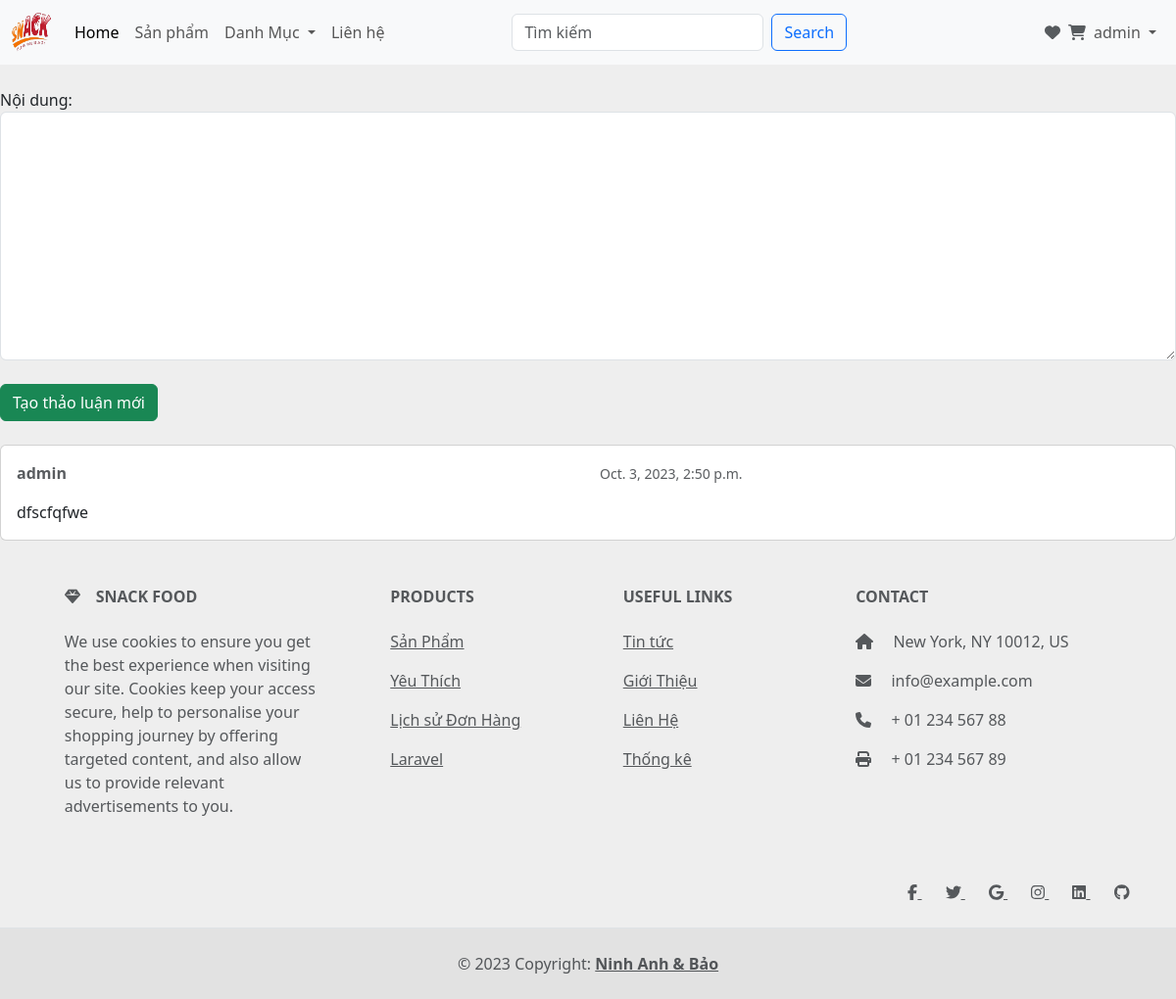
Page /Tintuc/1/chude/1/thaoluan/ (signed in) on the committed database.
### blog/models.py (models this page shows, shortened)
class Thaoluan(models.Model):
    nd = models.TextField(max_length=5000)
    ngay_tao = models.DateTimeField(auto_now_add=True)
    ngay_capnhat = models.DateTimeField(null=True)
    chu_de = models.ForeignKey(Chude, related_name= 'cac_thaoluan', on_delete=models.CASCADE)
    tao_boi = models.ForeignKey(User, related_name='tao_thaoluan', on_delete=models.CASCADE)
    thanhvien_capnhat = models.ForeignKey(User, related_name='capnhat_boi', null=True , on_delete=models.CASCADE)

### blog/views.py (the view)
# urls.py: path('Tintuc/<int:ddpk>/chude/<int:cdpk>/thaoluan/',views.tao_thaoluan_moi, name= 'tao_thaoluan_moi'),
@login_required
def tao_thaoluan_moi(req, ddpk, cdpk):
  cd = get_object_or_404(Chude, pk=cdpk)
  if req.method == 'POST':
    form = BieuMau_TaoMoi_ThaoLuan(req.POST)
    if form.is_valid():
      tl = form.save(commit=False)
      tl.chu_de = cd
      tl.tao_boi = req.user
      tl.save()
      return redirect('chude_thaoluan', ddpk=ddpk, cdpk=cdpk)
  else:
    form = BieuMau_TaoMoi_ThaoLuan()
  return render(req, 'thaoluan_moi.html', {'cd': cd, 'form': form})

### blog/form.py
class BieuMau_TaoMoi_ThaoLuan(forms.ModelForm):
    def __init__(self, *args, **kwargs):
        super(BieuMau_TaoMoi_ThaoLuan, self).__init__(*args, **kwargs)
        self.fields['nd'].label = "Nội dung"
    class Meta:
        model = Thaoluan
        fields = ['nd']

### app/templatetags/form_tags.py (called while the page is built)
@register.filter
def input_class(bound_field):
  css_class = ''
  if bound_field.form.is_bound:
    if bound_field.errors:
      css_class = 'is-invalid'
    elif field_type(bound_field) != 'PasswordInput':
      css_class = 'is-valid'
  return 'form-control {}'.format(css_class)

### templates/thaoluan_moi.html (shortened to what this page needs)
{% extends 'master.html' %}
{% block blogs %}
  <form method="post" class="mb-4">
    {% include 'includes/form.html' %}
    <button type="submit" class="btn btn-success">Tạo thảo luận mới</button>
  </form>
  {% for tl in cd.cac_thaoluan.all %}
    <div class="card mb-2">
      <div class="card-body p-3">
        <div class="row mb-3">
          <div class="col-6">
            <strong class="text-muted">{{ tl.tao_boi.username }}</strong>
          </div>
          <div class="col-6 text-right">
            <small class="text-muted">{{ tl.ngay_capnhat }}</small>
          </div>
        </div>
        {{ tl.nd }}
      </div>
    </div>
  {% endfor %}
{% endblock blogs %}

### templates/master.html (shortened to what this page needs)
{% load static %}
<!DOCTYPE html>
<html lang="en">
<head>
    <link href="https://cdn.jsdelivr.net/npm/bootstrap@5.3.2/dist/css/bootstrap.min.css" rel="stylesheet">
    <link  href="{% static 'app/css/all.min.css'%}" rel="stylesheet">
    <link  href="{% static 'app/css/owl.carousel.min.css' %}" rel="stylesheet">
</head>
<body style="background-color: #eee;">
  <nav class="navbar navbar-expand-lg bg-body-tertiary">
      <div class="container-fluid">
          <a class="navbar-brand" href="{% url "home" %}">
              <img src="{% static 'app/img/logo2.png' %}", width=40, height=40 />
          </a>
        <div class="collapse navbar-collapse" id="navbarSupportedContent">
          <ul class="navbar-nav me-auto mb-2 mb-lg-0">
            <li class="nav-item">
              <a class="nav-link active" aria-current="page" href="{% url "home" %}">Home</a>
            </li>
            <li class="nav-item">
              <a class="nav-link" href="{% url "product" %}">Sản phẩm</a>
            </li>
            <li class="nav-item dropdown">
              <a class="nav-link dropdown-toggle" href="#" role="button" data-bs-toggle="dropdown" aria-expanded="false">
                Danh Mục
              </a>
            </li>
            <li class="nav-item">
              <a class="nav-link " href="{% url "contact" %}">Liên hệ</a>
            </li>
          </ul>
          <form class="d-flex" role="search" method = POST action = "{% url 'search' %}">
              <input class="form-control me-2" type="search" placeholder="Tìm kiếm" aria-label="Search" name= "searched">
              <button class="btn btn-outline-primary" type="submit" style="margin-right: 80px">Search</button>
          </form>
        </div>
        {% if user.is_authenticated %}
        <div class="navbar-collapse collapse justify-content-end" id="mainMenu" style="">
          <ul class="navbar-nav ">
            <div class="d-flex justify-content-between align-items-center">
              <a href="{% url "yeuthich" %}"><i class="fa fa-heart text-muted" style="margin-right:8px"></a></i>
              <a href="{% url "cart" %}"><i class="fa fa-shopping-cart text-muted"></a></i>
            </div>
            <li class="nav-item dropdown">
              <a class="nav-link dropdown-toggle" id="navbarDropdown" href="#" role="button" data-bs-toggle="dropdown" aria-expanded="false">
                {{ user.username }}
              </a>
          </li>
          </ul>
        </div>
        {% endif %}
      </div>
    </nav>
    <br>
  {% block blogs %}{% endblock blogs %}
<footer class="text-center text-lg-start text-muted">
  <section>
    <div class="container text-center text-md-start mt-5">
      <div class="row mt-3">
        <div class="col-md-3 col-lg-4 col-xl-3 mx-auto mb-4">
          <h6 class="text-uppercase fw-bold mb-4">
            <i class="fas fa-gem me-3"></i>Snack Food
          </h6>
          <p>
            We use cookies to ensure you get the best experience when visiting our site. Cookies keep your access secure, help to personalise your shopping journey by offering targeted content, and also allow us to provide relevant advertisements to you.
          </p>
        </div>
        <div class="col-md-2 col-lg-2 col-xl-2 mx-auto mb-4">
          <h6 class="text-uppercase fw-bold mb-4">
            Products
          </h6>
          <p>
            <a href="{% url "product" %}" class="text-reset">Sản Phẩm</a>
          </p>
          <p>
            <a href="{% url "yeuthich" %}" class="text-reset">Yêu Thích</a>
          </p>
          <p>
            <a href="{% url "order_history" %}" class="text-reset">Lịch sử Đơn Hàng</a>
          </p>
          <p>
            <a href="#!" class="text-reset">Laravel</a>
          </p>
        </div>
        <div class="col-md-3 col-lg-2 col-xl-2 mx-auto mb-4">
          <h6 class="text-uppercase fw-bold mb-4">
            Useful links
          </h6>
          <p>
            <a href="{% url "blog" %}" class="text-reset">Tin tức</a>
          </p>
          <p>
            <a href="#!" class="text-reset">Giới Thiệu</a>
          </p>
          <p>
            <a href="{% url "contact" %}" class="text-reset">Liên Hệ</a>
          </p>
          <p>
            <a href="{% url "thongke" %}" class="text-reset">Thống kê</a>
          </p>
        </div>
        <div class="col-md-4 col-lg-3 col-xl-3 mx-auto mb-md-0 mb-4">
          <h6 class="text-uppercase fw-bold mb-4">Contact</h6>
          <p><i class="fas fa-home me-3"></i> New York, NY 10012, US</p>
          <p>
            <i class="fas fa-envelope me-3"></i>
            info@example.com
          </p>
          <p><i class="fas fa-phone me-3"></i> + 01 234 567 88</p>
          <p><i class="fas fa-print me-3"></i> + 01 234 567 89</p>
        </div>
      </div>
    </div>
  </section>
  <section class="d-flex justify-content-end p-4 border-bottom">
    <div>
      <a href="https://www.facebook.com/ninhanh21" class="me-4 text-reset">
        <i class="fab fa-facebook-f"></i>
      </a>
      <a href="" class="me-4 text-reset">
        <i class="fab fa-twitter"></i>
      </a>
      <a href="" class="me-4 text-reset">
        <i class="fab fa-google"></i>
      </a>
      <a href="" class="me-4 text-reset">
        <i class="fab fa-instagram"></i>
      </a>
      <a href="" class="me-4 text-reset">
        <i class="fab fa-linkedin"></i>
      </a>
      <a href="" class="me-4 text-reset">
        <i class="fab fa-github"></i>
      </a>
    </div>
  </section>
  <div class="text-center p-4" style="background-color: rgba(0, 0, 0, 0.05);">
    © 2023 Copyright:
    <a class="text-reset fw-bold" href="#">Ninh Anh & Bảo </a>
  </div>
</footer>
</body>
</html>

### rows in the picture
Thaoluan: tao_boi.username "admin", ngay_capnhat "Oct. 3, 2023, 2:50 p.m.", nd "dfscfqfwe"

### other values in the picture
{{ user.username }} "admin"
{{ field.label_tag }} "Nội dung:"
